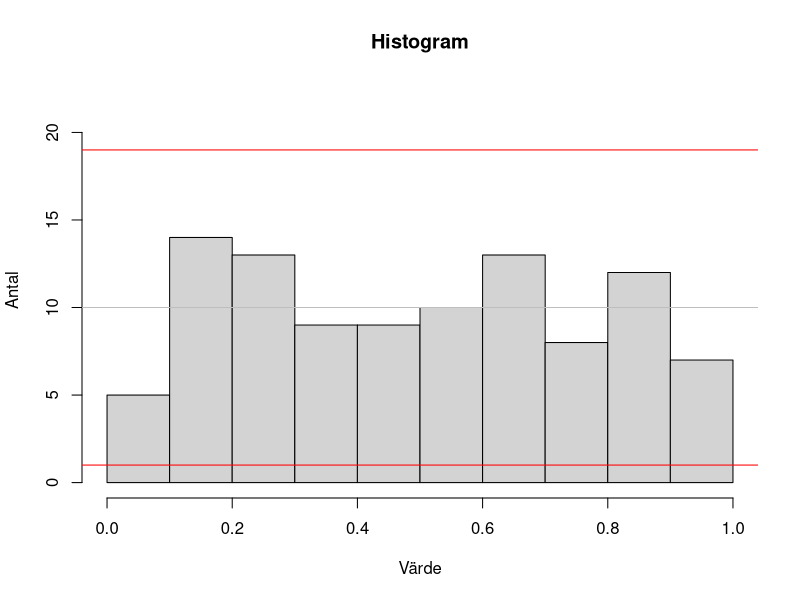
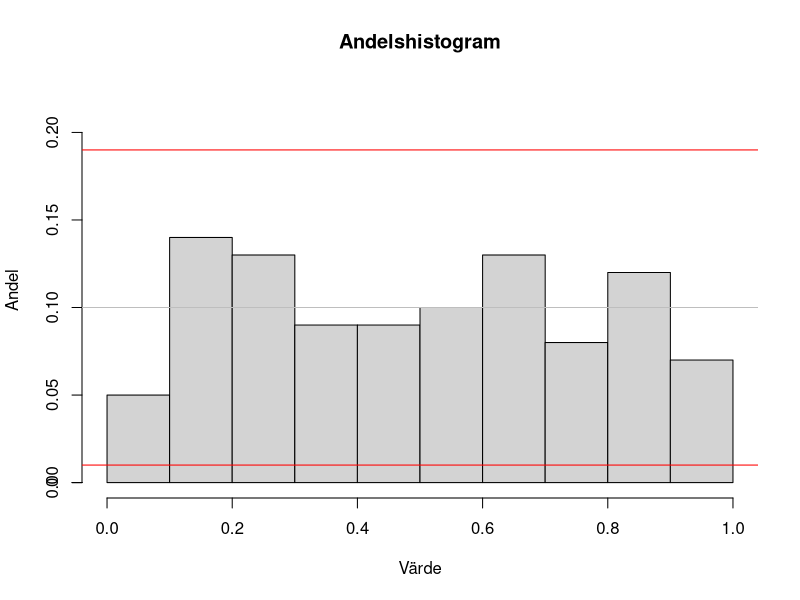
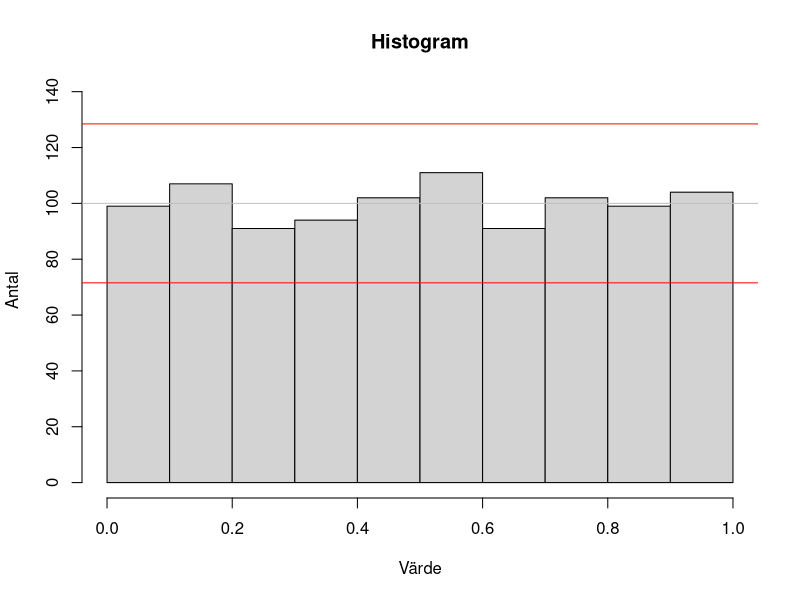
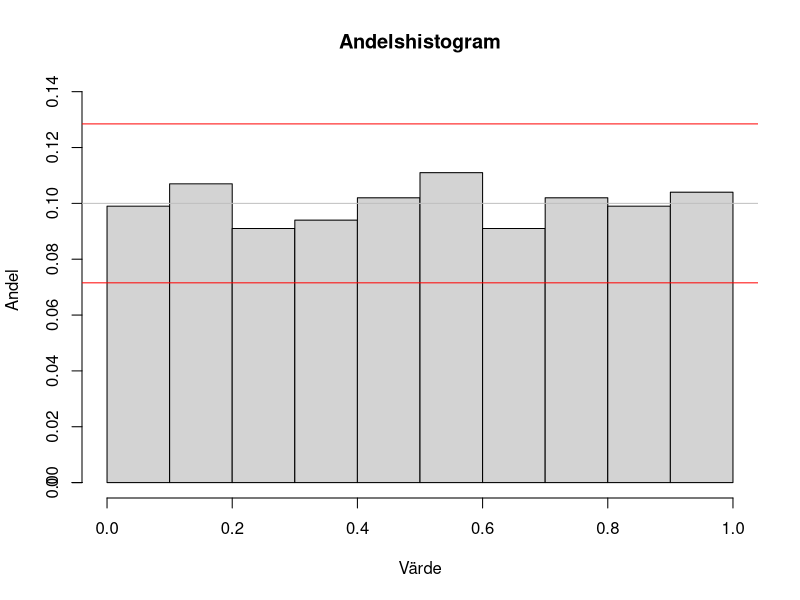
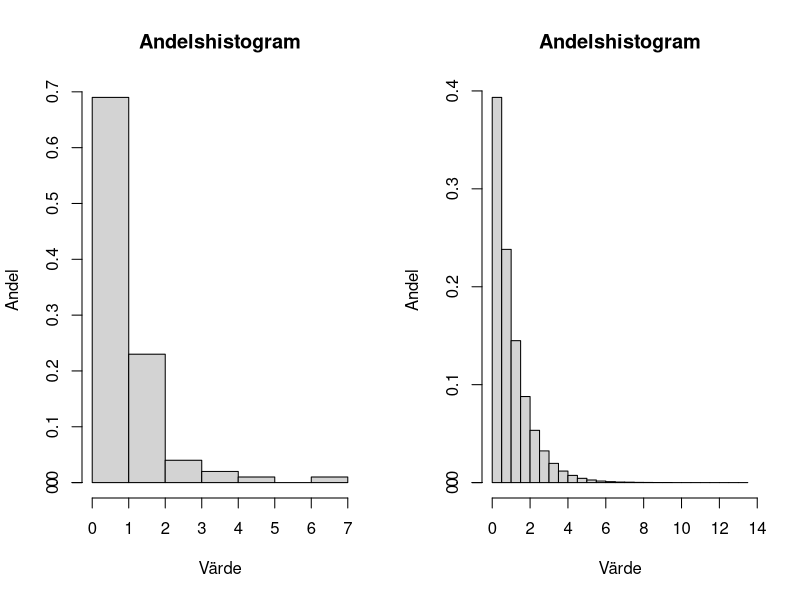
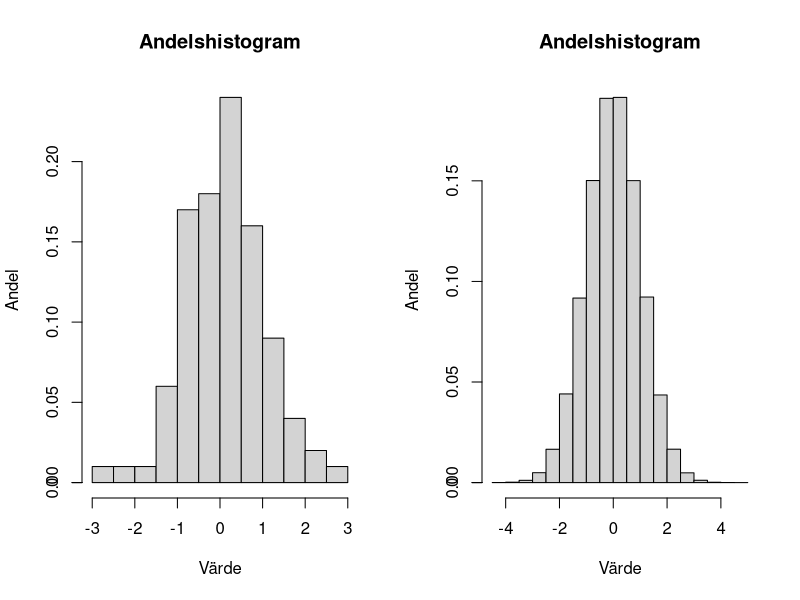
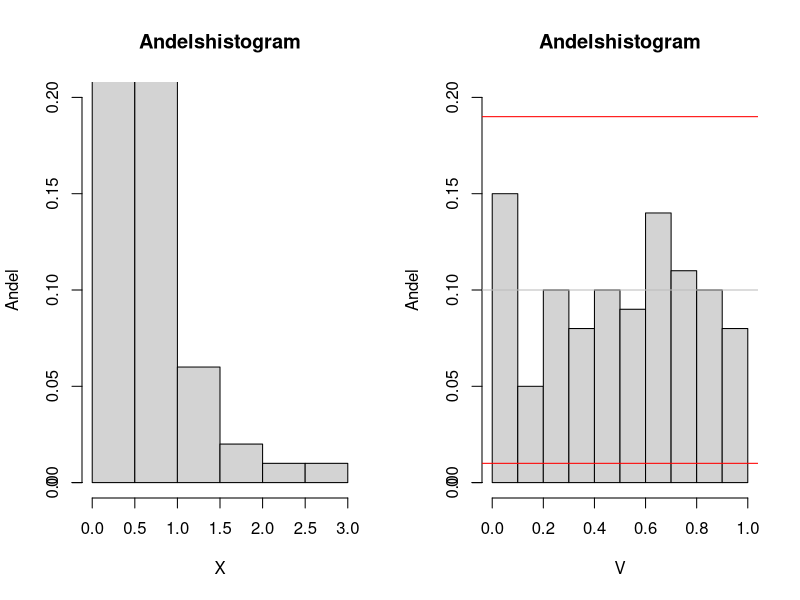

These charts were generated, in order, by the following R code:
## ---- chunk 1
set.seed(19981207)


K = 10


calculate_attributes <- function(n) {
  E_X = n/K
  Var_X = (n/K)*(1 - 1/K)
  D_X = sqrt(Var_X)
  
  E_Y = E_X/n
  Var_Y = Var_X/(n^2)
  D_Y = sqrt(Var_Y)
  
  list(E_X = E_X, D_X = D_X, E_Y = E_Y, D_Y = D_Y)
}


antal_hist <- function(x, E_X, D_X) {
  hist(
    x,
    breaks = seq(from = 0, to = max(1, max(x)), length.out = K + 1),    # Skapar 10 delintervall
    main = "Histogram",
    ylab = "Antal",
    xlab = "Värde",
    ylim = c(0, E_X + 4*D_X)
  )
  abline(a = E_X, b = 0, col = "grey")
  abline(a = E_X + 3*D_X, b = 0, col = "red")
  abline(a = E_X - 3*D_X, b = 0, col = "red")
}


andel_hist <- function(x, E_Y, D_Y) {
  p <- hist(x, breaks = seq(from = 0, to = max(1, max(x)), length.out = K + 1), plot = FALSE)
  p$counts <- p$counts / sum(p$counts)    # Konvertera antal till andelar
  plot(p,
       main = "Andelshistogram",
       ylab = "Andel",
       xlab = "Värde",
       ylim = c(0, E_Y + 4*D_Y))
  axis(2)
  abline(a = E_Y, b = 0, col = "grey")
  abline(a = E_Y + 3*D_Y, b = 0, col = "red")
  abline(a = E_Y - 3*D_Y, b = 0, col = "red")
}


## ---- chunk 2
n <- 100

slumptal <- runif(n)
attributes = calculate_attributes(n)

antal_hist(slumptal, attributes$E_X, attributes$D_X)
## ---- chunk 3
andel_hist(slumptal, attributes$E_Y, attributes$D_Y)
## ---- chunk 4
n <- 1000

slumptal <- runif(n)
attributes = calculate_attributes(n)

antal_hist(slumptal, attributes$E_X, attributes$D_X)
## ---- chunk 5
andel_hist(slumptal, attributes$E_Y, attributes$D_Y)
## ---- chunk 6


prop_hist <- function(x, xlab = "Värde") {
  p <- hist(x, plot = FALSE)
  p$counts <- p$counts / sum(p$counts)    # Konvertera antal till andelar
  plot(p,
       main = "Andelshistogram",
       ylab = "Andel",
       xlab = xlab)
  axis(2)
}
n1 <- 100
n2 <- 1000000
a <- 1

par(mfrow = c(1,2))
prop_hist(rexp(n1, rate = a))
prop_hist(rexp(n2, rate = a))


m <- 0
s <- 1

par(mfrow = c(1,2))
prop_hist(rnorm(n1, mean = m, sd = s))
prop_hist(rnorm(n2, mean = m, sd = s))
## ---- chunk 7
n <- 100
k <- 10


E_X = n/k
Var_X = (n/k)*(1 - 1/k)
D_X = sqrt(Var_X)

E_Y = E_X/n
Var_Y = Var_X/(n^2)
D_Y = sqrt(Var_Y)


x <- rexp(n, rate = 2)
v <- 1 - exp(-2 * x)




prop_hist <- function(x, xlab = "Värde") {
  p <- hist(x, plot = FALSE)
  p$counts <- p$counts / sum(p$counts)    # Konvertera antal till andelar
  plot(p,
       main = "Andelshistogram",
       ylab = "Andel",
       xlab = xlab,
       ylim = c(0, 0.2))
  axis(2)
}

print(E_Y)
print(D_Y)
# Plotta x och v bredvid varandra
par(mfrow = c(1, 2))
prop_hist(x, xlab = "X")
prop_hist(v, xlab = "V")


abline(a = E_Y, b = 0, col = "grey")
abline(a = E_Y + 3 * D_Y, b = 0, col = "red")
abline(a = E_Y - 3 * D_Y, b = 0, col = "red")
